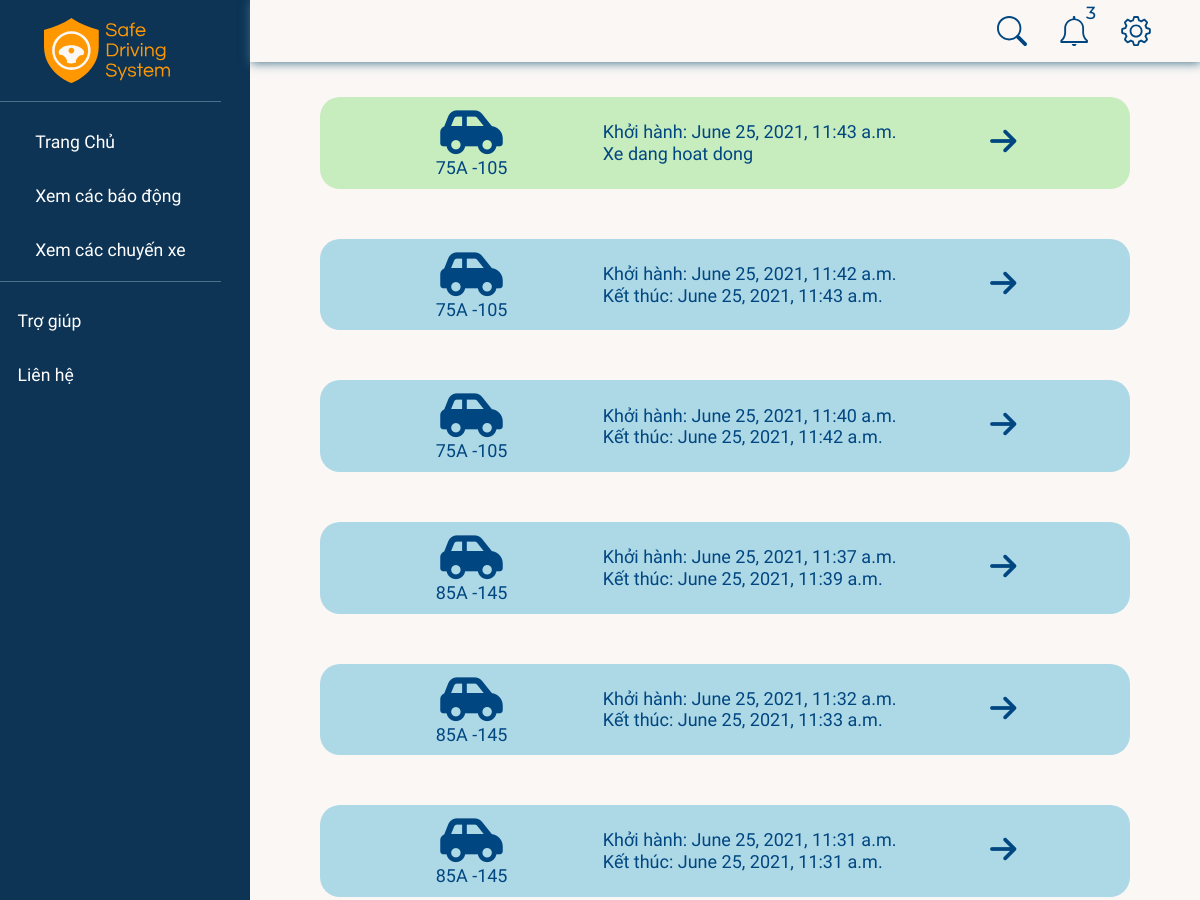
Page /drive/ (signed in, upper part) on the earlier database version.
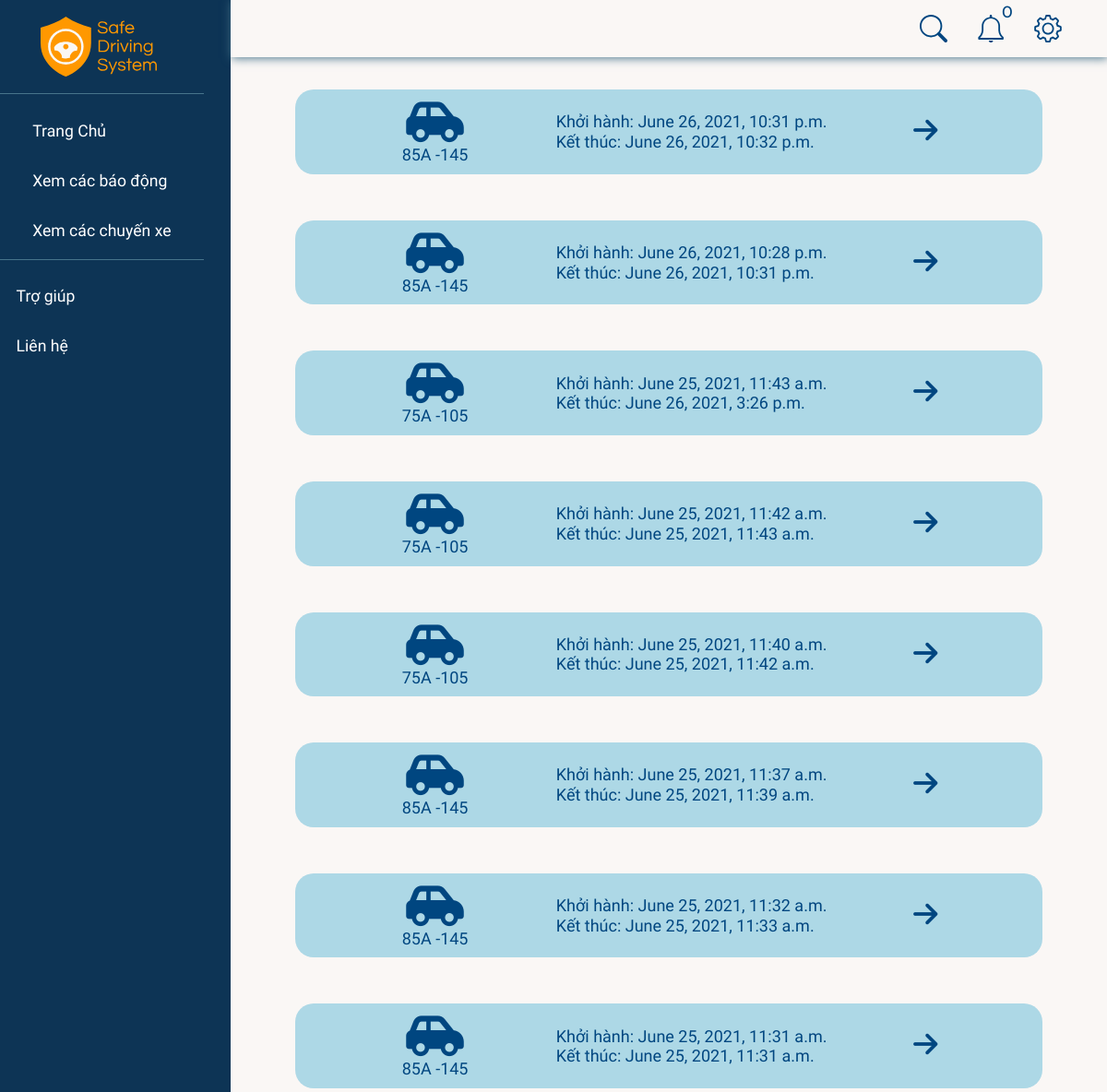
Same page on the later database version.
### realtime/models.py (models this page shows, shortened)
class Drive(models.Model):
    STATUS = (
        ("ongoing", "ongoing"),
        ("ended", "ended"),
    )
    device = models.ForeignKey(RaspDevice, null=True, on_delete=models.CASCADE)
    startTime = models.DateTimeField(null=True)
    status = models.CharField(max_length=20, choices=STATUS)
    endTime = models.DateTimeField(null=True)

### accounts/models.py (models this page shows, shortened)
class RaspDevice(models.Model):
    class Meta:
        constraints = [
            models.UniqueConstraint(fields=["password"], name="password"),
        ]
    STATUS = (
        ("online", "online"),
        ("offline", "offline"),
    )
    name = models.CharField(max_length=50)
    car = models.OneToOneField(Car, null=True, on_delete=models.SET_NULL, blank=True)
    status = models.CharField(
        max_length=50, null=True, blank=True, choices=STATUS, default="offline"
    )
    password = models.CharField(max_length=8, null=True, blank=True)
    dateAdded = models.DateTimeField(auto_now_add=True)
    company = models.ForeignKey(Company, null=True, blank=True, on_delete=models.CASCADE)

class Car(models.Model):
    class Meta:
        constraints = [
            models.UniqueConstraint(fields=["licensePlate"], name="licensePlate"),
        ]
    name = models.CharField(max_length=50)
    licensePlate = models.CharField(max_length=20, null=True)
    boughtDate = models.DateTimeField(auto_now_add=True, null=True)
    company = models.ForeignKey(Company, null=True, on_delete=models.CASCADE)

### realtime/views.py (the view)
# urls.py: path("", views.drives, name="drives"),
@login_required(login_url="/")
def drives(request):
    company = request.user.profile.company
    drs = Drive.objects.filter(device__company=company).order_by('-startTime')
    searchKey = request.GET.get("search-key")
    if searchKey != '' and searchKey is not None:
        drs = drs.filter(device__car__licensePlate__icontains=searchKey)
    lastestAlerts, unreadCounts = getNotifications(company)
    context = {'drs': drs, "notifications": lastestAlerts, "unreadNotis": unreadCounts}
    return render(request, "drives.html", context)

### accounts/views.py (called while the page is built)
def getNotifications(company):
    lastestAlerts = Alert.objects.filter(drive__device__company=company).order_by('-timeOccured')[:5]
    unreadCounts = 0
    for alert in lastestAlerts:
        unreadCounts = (unreadCounts + 1) if not alert.isRead else unreadCounts
    return lastestAlerts, unreadCounts

### realtime/templates/drives.html (shortened to what this page needs)
{% extends 'base.html' %}
{% load static %}
{% block modal %}
{% include 'sidebar.html' %}
{% endblock modal %}
{% block content %}
{% include 'navbar-search.html' %}
<div class="content-container">
    {% for drive in drs %}
    <div
        style="
            {% if drive.endTime %}
            background: lightblue;
            {% else%}
            background: rgba(123, 217, 108, 0.4);;
            {% endif %}
            margin-bottom: 50px;"
        class="driver-container"
        {% if drive.endTime %}
        online="0"
        {% else%}
        online="1"
        {% endif %}
    >
        <br>
        <div class="driver-container__info">
            <i class="fas fa-car-side"></i>
            <h3>{{ drive.device.car.licensePlate }} </h3>
        </div>
        <div class="driver-container__time">
            <h3>
                Khởi hành:
                {{ drive.startTime }}
            </h3>
            {% if drive.endTime %}
            <h3>
                Kết thúc:
                {{ drive.endTime }}
            </h3>
            {% else %}
            <h3>Xe dang hoat dong</h3>
            {% endif %}
        </div>
        <a href="{% url 'driveDetail' drive.id  %}"><i style="transform: rotate(90deg);" class="fas fa-arrow-up"></i></a>
        <br>
    </div>
    {% endfor %}
</div>
{% endblock content %}

Differences in the rows shown:
added Drive: device.car.licensePlate "85A -145", startTime "June 26, 2021, 10:31 p.m.", endTime "June 26, 2021, 10:32 p.m."
added Drive: device.car.licensePlate "85A -145", startTime "June 26, 2021, 10:28 p.m.", endTime "June 26, 2021, 10:31 p.m."
changed Drive: endTime (not shown) → "June 26, 2021, 3:26 p.m."; endTime "Xe dang hoat dong" → "Kết thúc:"
Other differences:
{{ unreadNotis }}: "3" → "0"
